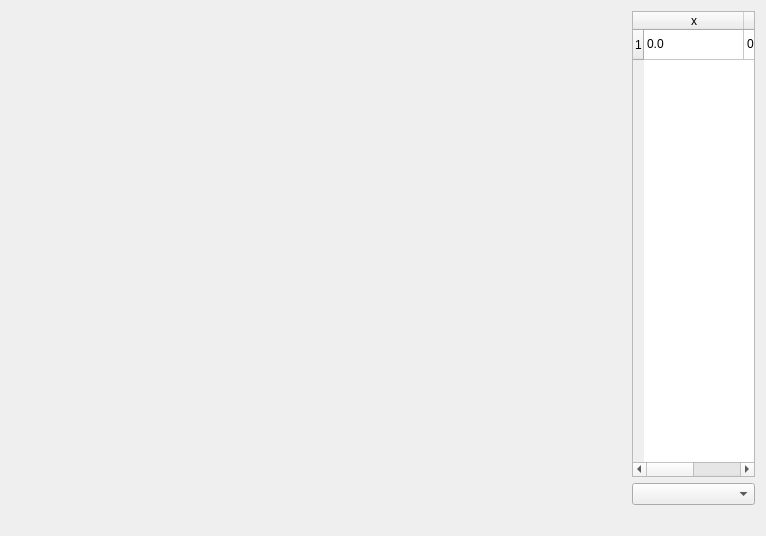
<?xml version="1.0" encoding="UTF-8"?>
<ui version="4.0">
 <class>InterpolationWidget</class>
 <widget class="QWidget" name="InterpolationWidget">
  <property name="geometry">
   <rect>
    <x>0</x>
    <y>0</y>
    <width>766</width>
    <height>536</height>
   </rect>
  </property>
  <property name="windowTitle">
   <string>Form</string>
  </property>
  <layout class="QVBoxLayout" name="verticalLayout_3">
   <item>
    <layout class="QVBoxLayout" name="verticalLayout">
     <item>
      <layout class="QHBoxLayout" name="horizontalLayout" stretch="10,2">
       <item>
        <widget class="QCustomPlot" name="customPlot" native="true"/>
       </item>
       <item>
        <layout class="QVBoxLayout" name="verticalLayout_2">
         <item>
          <widget class="QTableWidget" name="table">
           <row>
            <property name="text">
             <string>1</string>
            </property>
           </row>
           <column>
            <property name="text">
             <string>x</string>
            </property>
           </column>
           <column>
            <property name="text">
             <string>y</string>
            </property>
           </column>
           <item row="0" column="0">
            <property name="text">
             <string>0.0</string>
            </property>
           </item>
           <item row="0" column="1">
            <property name="text">
             <string>0.0</string>
            </property>
           </item>
          </widget>
         </item>
         <item>
          <widget class="QComboBox" name="methodBox">
           <property name="currentText">
            <string/>
           </property>
           <property name="placeholderText">
            <string/>
           </property>
          </widget>
         </item>
        </layout>
       </item>
      </layout>
     </item>
     <item>
      <widget class="QLabel" name="status">
       <property name="text">
        <string/>
       </property>
      </widget>
     </item>
    </layout>
   </item>
  </layout>
 </widget>
 <customwidgets>
  <customwidget>
   <class>QCustomPlot</class>
   <extends>QWidget</extends>
   <header>dr-web-test/qcustomplot/qcustomplot.h</header>
   <container>1</container>
  </customwidget>
 </customwidgets>
 <resources/>
 <connections/>
</ui>
